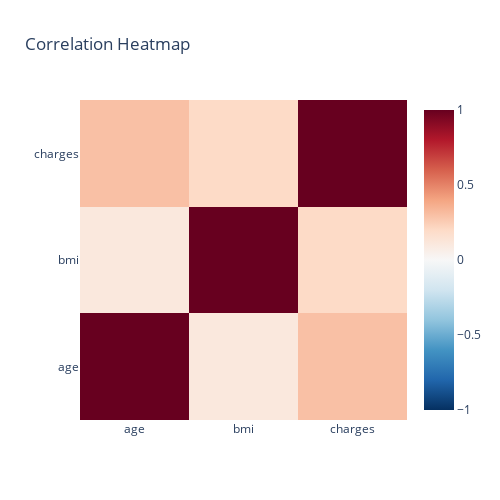

This figure's notebook cell:
### Markdown cell above
# Further Observation with Numerical Variables

### Code cell
import plotly.graph_objects as go

numeric_cols = ["age", "bmi", "charges"]
corr_matrix = df[numeric_cols].corr()

fig_corr = go.Figure(
    data=go.Heatmap(
        z=corr_matrix.values,
        x=corr_matrix.columns,
        y=corr_matrix.index,
        colorscale="RdBu_r",
        zmin=-1, zmax=1,
        text=corr_matrix.round(2).values,
        hovertemplate="Correlation: %{text}<br>X: %{x}<br>Y: %{y}<extra></extra>"
    )
)
fig_corr.update_layout(
    title="Correlation Heatmap",
    height=500,
    width=500
)
fig_corr.show()

### Figure 1 — Plotly figure (JSON) as saved in the notebook; plotly's stock layout.template omitted (floating-point values rounded to 4 significant figures)
{"data": [{"colorscale": [[0, "rgb(5,48,97)"], [0.1, "rgb(33,102,172)"], [0.2, "rgb(67,147,195)"], [0.3, "rgb(146,197,222)"], [0.4, "rgb(209,229,240)"], [0.5, "rgb(247,247,247)"], [0.6, "rgb(253,219,199)"], [0.7, "rgb(244,165,130)"], [0.8, "rgb(214,96,77)"], [0.9, "rgb(178,24,43)"], [1, "rgb(103,0,31)"]], "hovertemplate": "Correlation: %{text}<br>X: %{x}<br>Y: %{y}<extra></extra>", "text": [[1, 0.11, 0.3], [0.11, 1, 0.2], [0.3, 0.2, 1]], "type": "heatmap", "x": ["age", "bmi", "charges"], "y": ["age", "bmi", "charges"], "z": [[1, 0.1093, 0.299], [0.1093, 1, 0.1983], [0.299, 0.1983, 1]], "zmax": 1, "zmin": -1}], "layout": {"height": 500, "title": {"text": "Correlation Heatmap"}, "width": 500}}
